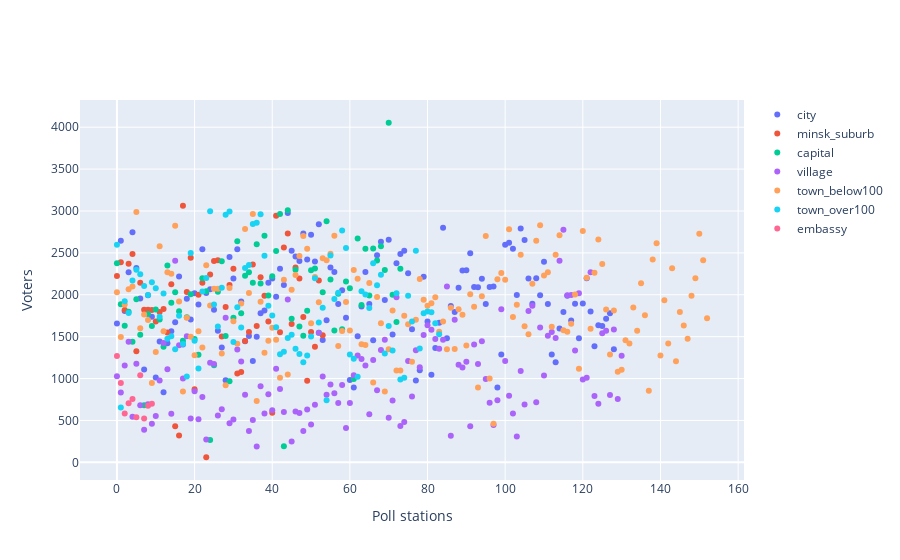

The cell this chart's notebook holds for it:
### Code cell
fig = Figure()

mask = (
    (df['officialVotes'] > 0) &
    (df['officialVoters'] > 0)
)

for area in areas:
    data = df[mask & (df['area'] == area)]
    fig.add_trace(Scatter(
        x=np.arange(len(data)), 
        y=data['officialVoters'],
        mode='markers',
        name=area,
        text=data['region'],
    ))

fig.update_xaxes(title='Poll stations')
fig.update_yaxes(title='Voters')


fig.show()

### Figure 1 — Plotly figure (JSON) as saved in the notebook; plotly's stock layout.template omitted (floating-point values rounded to 4 significant figures; data arrays with more than 128 entries replaced by an {"elided": "..."} marker saying what was removed)
{"data": [{"mode": "markers", "name": "city", "text": {"elided": "129 int values"}, "type": "scatter", "x": {"elided": "129 int values"}, "y": {"elided": "129 int values"}}, {"mode": "markers", "name": "minsk_suburb", "text": [5, 5, 5, 5, 5, 5, 5, 5, 5, 5, 5, 5, 5, 5, 5, 5, 5, 5, 5, 5, 5, 5, 5, 5, 5, 5, 5, 5, 5, 5, 5, 5, 5, 5, 5, 5, 5, 5, 5, 5, 5, 5, 5, 5, 5, 5, 5, 5, 5, 5, 5, 5, 5, 5], "type": "scatter", "x": [0, 1, 2, 3, 4, 5, 6, 7, 8, 9, 10, 11, 12, 13, 14, 15, 16, 17, 18, 19, 20, 21, 22, 23, 24, 25, 26, 27, 28, 29, 30, 31, 32, 33, 34, 35, 36, 37, 38, 39, 40, 41, 42, 43, 44, 45, 46, 47, 48, 49, 50, 51, 52, 53], "y": [2225, 2389, 1818, 2369, 2486, 1325, 2144, 1821, 1821, 1818, 1680, 1795, 1830, 1550, 2125, 430, 321, 3062, 2032, 2443, 872, 2001, 2143, 61, 2242, 2404, 2411, 1503, 1855, 2117, 2312, 1060, 1079, 1448, 1556, 2360, 1626, 2209, 1988, 1681, 591, 2944, 1552, 2564, 2730, 1650, 2327, 2194, 1735, 974, 1556, 1380, 2170, 1518]}, {"mode": "markers", "name": "capital", "text": [5, 7, 7, 7, 7, 7, 7, 7, 7, 7, 7, 7, 7, 7, 7, 7, 7, 7, 7, 7, 7, 7, 7, 7, 7, 7, 7, 7, 7, 7, 7, 7, 7, 7, 7, 7, 7, 7, 7, 7, 7, 7, 7, 7, 7, 7, 7, 7, 7, 7, 7, 7, 7, 7, 7, 7, 7, 7, 7, 7, 7, 7, 7, 7, 7, 7, 7, 7, 7, 7, 7, 7, 7, 7], "type": "scatter", "x": [0, 1, 2, 3, 4, 5, 6, 7, 8, 9, 10, 11, 12, 13, 14, 15, 16, 17, 18, 19, 20, 21, 22, 23, 24, 25, 26, 27, 28, 29, 30, 31, 32, 33, 34, 35, 36, 37, 38, 39, 40, 41, 42, 43, 44, 45, 46, 47, 48, 49, 50, 51, 52, 53, 54, 55, 56, 57, 58, 59, 60, 61, 62, 63, 64, 65, 66, 67, 68, 69, 70, 71, 72, 73], "y": [2375, 1888, 1631, 1798, 1440, 1948, 1522, 683, 1771, 1627, 1824, 1704, 1380, 2350, 1906, 2030, 1803, 1450, 1731, 2007, 1472, 1284, 2197, 2042, 267, 1160, 2035, 2400, 1509, 969, 1727, 2640, 1779, 2227, 2269, 2143, 2604, 2136, 2703, 1990, 2221, 2523, 2964, 192, 3010, 1715, 2299, 1620, 1512, 1810, 2292, 2315, 1547, 2029, 2876, 2183, 1573, 2012, 1590, 2157, 2077, 994, 2671, 1878, 2550, 1991, 2552, 2409, 2578, 2295, 4053, 2001, 1675, 2310]}, {"mode": "markers", "name": "village", "text": {"elided": "131 int values"}, "type": "scatter", "x": {"elided": "131 int values"}, "y": {"elided": "131 int values"}}, {"mode": "markers", "name": "town_below100", "text": {"elided": "153 int values"}, "type": "scatter", "x": {"elided": "153 int values"}, "y": {"elided": "153 int values"}}, {"mode": "markers", "name": "town_over100", "text": [1, 1, 1, 1, 1, 2, 2, 2, 2, 2, 2, 2, 2, 2, 2, 2, 2, 2, 2, 3, 3, 3, 3, 3, 3, 3, 3, 3, 3, 3, 4, 4, 4, 4, 4, 4, 4, 4, 4, 4, 4, 4, 4, 4, 4, 4, 4, 4, 4, 4, 4, 4, 4, 4, 5, 5, 5, 5, 5, 5, 5, 5, 5, 5, 5, 5, 5, 6, 6, 6, 6, 6, 6, 6, 6, 6, 6, 6, 6, 6, 6, 6, 6, 6], "type": "scatter", "x": [0, 1, 2, 3, 4, 5, 6, 7, 8, 9, 10, 11, 12, 13, 14, 15, 16, 17, 18, 19, 20, 21, 22, 23, 24, 25, 26, 27, 28, 29, 30, 31, 32, 33, 34, 35, 36, 37, 38, 39, 40, 41, 42, 43, 44, 45, 46, 47, 48, 49, 50, 51, 52, 53, 54, 55, 56, 57, 58, 59, 60, 61, 62, 63, 64, 65, 66, 67, 68, 69, 70, 71, 72, 73, 74, 75, 76, 77, 78, 79, 80, 81, 82, 83], "y": [2598, 654, 1923, 1782, 2169, 2298, 2246, 2105, 1998, 2148, 2078, 1738, 2015, 1476, 1504, 1351, 1751, 1414, 1026, 2498, 1451, 1119, 2040, 2201, 2998, 1885, 1621, 2083, 2956, 2994, 1435, 1850, 1609, 2320, 2354, 2846, 2860, 2960, 2467, 1870, 1754, 1612, 1290, 1319, 1484, 1524, 1357, 1292, 1195, 1276, 1501, 2198, 1669, 1844, 741, 2468, 1950, 2025, 2766, 2559, 1287, 1237, 1021, 2042, 2002, 1843, 2376, 2115, 2239, 1299, 1626, 1334, 2018, 988, 1011, 1988, 1681, 2525, 1360, 1781, 1799, 1790, 1659, 1529]}, {"mode": "markers", "name": "embassy", "text": [8, 8, 8, 8, 8, 8, 8, 8, 8, 8], "type": "scatter", "x": [0, 1, 2, 3, 4, 5, 6, 7, 8, 9], "y": [1268, 946, 583, 706, 757, 539, 1040, 522, 677, 699]}], "layout": {"xaxis": {"title": {"text": "Poll stations"}}, "yaxis": {"title": {"text": "Voters"}}}}
